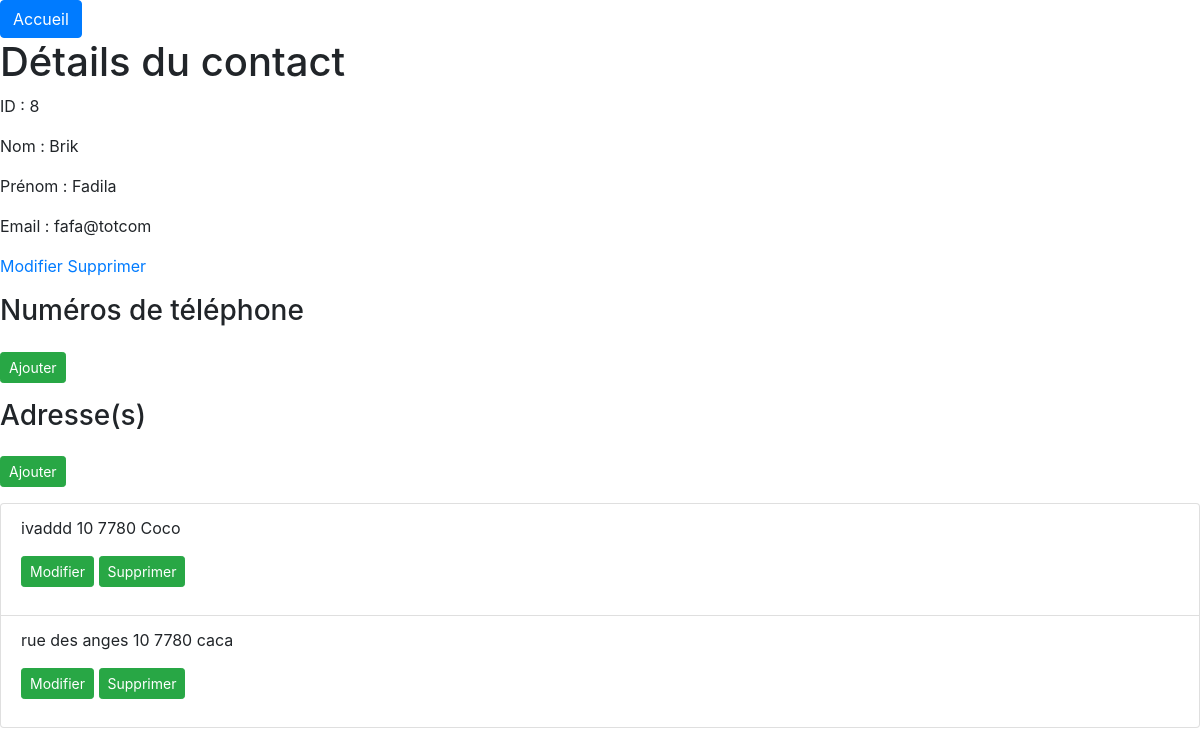
Screenshot of /read_contact.php?id=8 with the database file from the repository.
### tables this page shows
CREATE TABLE `contact` (
  `id` int NOT NULL AUTO_INCREMENT,
  `nom` varchar(45) NOT NULL,
  `prenom` varchar(45) NOT NULL,
  `mail` varchar(45) DEFAULT NULL,
  PRIMARY KEY (`id`),
  UNIQUE KEY `mail_UNIQUE` (`mail`)
);

CREATE TABLE `adresse` (
  `id_adresse` int NOT NULL AUTO_INCREMENT,
  `rue` varchar(45) NOT NULL,
  `numero` int NOT NULL,
  `code_postal` int NOT NULL,
  `ville` varchar(45) NOT NULL,
  `id_contact` int NOT NULL,
  PRIMARY KEY (`id_adresse`),
  KEY `fk_adresse_contact_idx` (`id_contact`),
  CONSTRAINT `id_contact` FOREIGN KEY (`id_contact`) REFERENCES `contact` (`id`) ON DELETE CASCADE ON UPDATE CASCADE
);

### read_contact.php (the view, shortened to what this page needs)
<?php
require_once('connect.php');
$sql = 'SELECT * FROM `contact` WHERE `id`=:id';
$query = $db->prepare($sql);
$query->bindValue(':id', PDO::PARAM_INT);
$query->execute();
$contact = $query->fetch();
if(isset($_GET['id']) && !empty($_GET['id'])){
    $id = strip_tags($_GET['id']);
    $sql = 'SELECT * FROM `contact` WHERE `id`=:id';
    $query = $db->prepare($sql);
    $query->bindValue(':id', $id, PDO::PARAM_INT);
    $query->execute();
    $contact = $query->fetch();
}else{
    header('Location: contact_list.php');
}
?>
<!DOCTYPE html>
<html lang="fr">
<head>
    <link rel="stylesheet" href="https://stackpath.bootstrapcdn.com/bootstrap/4.4.1/css/bootstrap.min.css">
</head>
<body>
<a href="contact_list.php" class="btn btn-primary">Accueil</a>
    <h1>Détails du contact</h1>
    <p>ID : <?= $contact['id'] ?></p>
    <p>Nom : <?= $contact['nom'] ?></p>
    <p>Prénom : <?= $contact['prenom'] ?></p>
   <p>Email : <?= $contact['mail'] ?></p>
    <p><a href="contact_edit.php?id=<?= $contact['id'] ?>">Modifier</a>  <a href="contact_remove.php?id=<?= $contact['id'] ?>">Supprimer</a></p>
    <?php include('phone_list.php'); ?>
    <?php include('adress_list.php'); ?>
</body>
</html>

### adress_list.php
<?php
require_once('connect.php');
$idContact = $_GET['id'] ?? null;
 if ($idContact != null) :
$query = $db->query('SELECT * from adresse  where id_contact=' . $idContact);
$adresses = $query->fetchAll(PDO::FETCH_ASSOC);
?>
<h3>Adresse(s)</h3>
    <a href="adress_save.php?id_contact=<?= $idContact
 ?>" class="btn btn-success btn-sm mt-3 mb-3">Ajouter</a>
    <ol class="list-group list-group-numbered">
        <?php foreach($adresses as $a): ?>
            <li class="list-group-item ">
                <div class="ms-2 me-auto">
                <?= $a['rue'] ?>  <?= $a['numero'] ?> <?= $a['code_postal'] ?> <?= $a['ville'] ?><br> <a href="adress_update.php?id_adresse=<?= $a['id_adresse'] ?>" class="btn btn-success btn-sm mt-3 mb-3">Modifier</a>
    <a href="adress_delete.php?id_adresse=<?= $a['id_adresse'] ?>" class="btn btn-success btn-sm mt-3 mb-3">Supprimer</a>
                </div>
            </li>
        <?php endforeach; ?>
    </ol>
<?php
endif
?>
</html>

### rows the page displays
contact: id "8", nom "Brik", prenom "Fadila", mail "fafa@totcom"
adresse: rue "ivaddd", numero "10", code_postal "7780", ville "Coco"
adresse: rue "rue des anges", numero "10", code_postal "7780", ville "caca"
